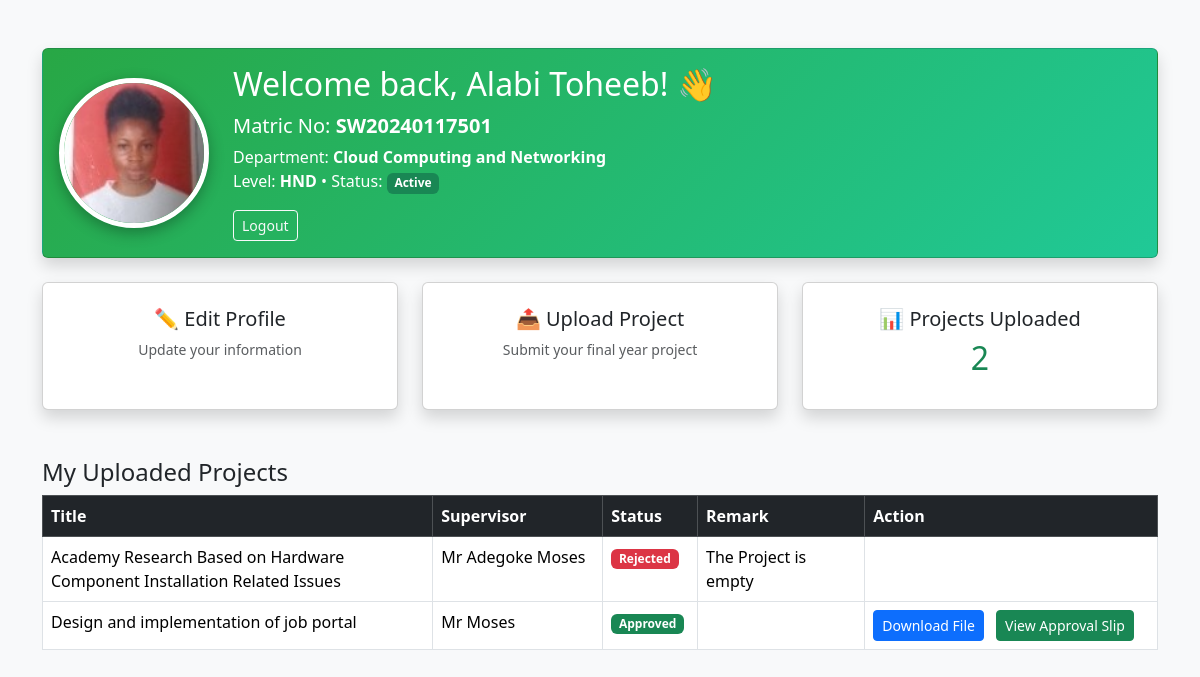
The page /student/dashboard.php (signed in) on the database its author committed.
### tables this page shows
CREATE TABLE IF NOT EXISTS `students` (
  `id` int NOT NULL AUTO_INCREMENT,
  `matric_no` varchar(20) DEFAULT NULL,
  `name` varchar(150) NOT NULL,
  `email` varchar(150) DEFAULT NULL,
  `contact` varchar(50) DEFAULT NULL,
  `session` varchar(20) NOT NULL,
  `address` text,
  `department_id` int NOT NULL,
  `password_hash` varchar(255) NOT NULL,
  `role` enum('student') DEFAULT 'student',
  `passport` varchar(255) DEFAULT NULL,
  `level` varchar(10) DEFAULT NULL,
  `nd_type` varchar(10) DEFAULT NULL,
  `pair_id` int DEFAULT NULL,
  `supervisor` varchar(100) DEFAULT NULL,
  `project_title` varchar(255) DEFAULT NULL,
  `approved` tinyint(1) DEFAULT '0',
  `created_at` timestamp NULL DEFAULT CURRENT_TIMESTAMP,
  PRIMARY KEY (`id`),
  UNIQUE KEY `matric_no` (`matric_no`),
  KEY `idx_matric_no` (`matric_no`),
  KEY `idx_email` (`email`),
  KEY `idx_pair` (`pair_id`)
);

CREATE TABLE IF NOT EXISTS `departments` (
  `id` int NOT NULL AUTO_INCREMENT,
  `name` varchar(100) NOT NULL,
  PRIMARY KEY (`id`),
  UNIQUE KEY `name` (`name`)
);

CREATE TABLE IF NOT EXISTS `projects` (
  `id` int NOT NULL AUTO_INCREMENT,
  `student_id` int NOT NULL,
  `title` varchar(255) NOT NULL,
  `file_path` varchar(255) NOT NULL,
  `upload_date` timestamp NULL DEFAULT CURRENT_TIMESTAMP,
  `status` enum('pending','approved','rejected') DEFAULT 'pending',
  `remark` varchar(150) DEFAULT NULL,
  `approved_at` timestamp NULL DEFAULT NULL,
  `source_code_path` varchar(255) DEFAULT NULL,
  `abstract` text,
  `supervisor` varchar(255) DEFAULT NULL,
  `uploaded_at` datetime DEFAULT CURRENT_TIMESTAMP,
  PRIMARY KEY (`id`),
  KEY `student_id` (`student_id`)
);

### student/dashboard.php (the view, shortened to what this page needs)
<?php
require_once '../includes/config.php';
$user_id = $_SESSION['user_id'];
$stmt = $pdo->prepare("
    SELECT s.*, d.name AS department_name
    FROM students s
    LEFT JOIN departments d ON s.department_id = d.id
    WHERE s.id = ?
");
$stmt->execute([$user_id]);
$student = $stmt->fetch();
$stmt = $pdo->prepare("SELECT * FROM projects WHERE student_id = ? ORDER BY upload_date DESC");
$stmt->execute([$user_id]);
$projects = $stmt->fetchAll();
?>
<!DOCTYPE html>
<html lang="en">
<head>
    <link href="https://cdn.jsdelivr.net/npm/bootstrap@5.3.3/dist/css/bootstrap.min.css" rel="stylesheet">
</head>
<body>
<div class="container mt-5">
    <div class="card welcome-card shadow mb-4">
        <div class="card-body d-flex align-items-center gap-4">
            <div class="text-center">
                <?php if (!empty($student['passport'])): ?>
                    <img src="uploads/passports/<?= htmlspecialchars($student['passport']) ?>"
                         class="passport-img"
                         alt="Passport"
                         onerror="this.onerror=null; this.src='https://via.placeholder.com/150?text=No+Photo';">
                <?php else: ?>
                    <div class="passport-img bg-secondary d-flex align-items-center justify-content-center text-white fs-1">
                        👤
                    </div>
                <?php endif; ?>
            </div>
            <div  >
                <h2>Welcome back, <?= htmlspecialchars($student['name'] ?? 'Student') ?>! 👋</h2>
                <p class="mb-1 fs-5">
                    Matric No: <strong><?= htmlspecialchars($student['matric_no'] ?? 'N/A') ?></strong>
                </p>
                <p>
                    Department: <strong><?= htmlspecialchars($student['department_name'] ?? 'Not Assigned') ?></strong><br>
                    Level: <strong><?= htmlspecialchars($student['level'] ?? 'N/A') ?></strong>
                    • Status: <span class="badge bg-success">Active</span>
                </p>
                   <div class=' bg-green text-white d-flex justify-content-right align-items-right'>
                 <a href="../logout.php" class="btn btn-outline-light btn-sm">Logout</a></div>
            </div>
        </div>
    </div>
    <div class="row g-4">
        <div class="col-md-4">
            <a href="edit_profile.php" class="text-decoration-none">
                <div class="card h-100 shadow text-center">
                    <div class="card-body py-4">
                        <h5>✏️ Edit Profile</h5>
                        <p class="text-muted small">Update your information</p>
                    </div>
                </div>
            </a>
        </div>
        <div class="col-md-4">
            <a href="project_upload.php" class="text-decoration-none">
                <div class="card h-100 shadow text-center">
                    <div class="card-body py-4">
                        <h5>📤 Upload Project</h5>
                        <p class="text-muted small">Submit your final year project</p>
                    </div>
                </div>
            </a>
        </div>
        <div class="col-md-4">
            <div class="card h-100 shadow text-center">
                <div class="card-body py-4">
                    <h5>📊 Projects Uploaded</h5>
                    <h2 class="text-success"><?= count($projects) ?></h2>
                </div>
            </div>
        </div>
    </div>
<h4 class="mt-5">My Uploaded Projects</h4>
<table class="table table-bordered">
    <thead class="table-dark">
        <tr>
            <th width="35%">Title</th>
            <th>Supervisor</th>
            <th>Status</th>
            <th width="15%">Remark</th>
            <th>Action</th>
        </tr>
    </thead>
    <tbody>
        <?php
        $stmt = $pdo->prepare("SELECT * FROM projects
                               WHERE student_id = ?
                               ORDER BY uploaded_at DESC");
        $stmt->execute([$_SESSION['user_id']]);
        while ($row = $stmt->fetch(PDO::FETCH_ASSOC)) {
            $downloadBtn = '';
            $confirmationBtn = '';
            if ($row['status'] === 'approved') {
                $downloadBtn = "<a href='{$row['file_path']}' class='btn btn-primary btn-sm me-2' download>
                                    <i class='bi bi-download'></i> Download File
                                </a>";
                $confirmationBtn = "<a href='confirmation-slip.php?project_id={$row['id']}'
                                    class='btn btn-success btn-sm'>
                                    <i class='bi bi-check-circle'></i> View Approval Slip
                                </a>";
            }
            $statusClass = $row['status'] === 'approved' ? 'success' :
                          ($row['status'] === 'rejected' ? 'danger' : 'warning');
            echo "<tr>
                    <td>{$row['title']}</td>
                    <td>{$row['supervisor']}</td>
                    <td>
                        <span class='badge bg-{$statusClass}'>
                            " . ucfirst(htmlspecialchars($row['status'])) . "
                        </span>
                    </td>
                    <td>" . htmlspecialchars($row['remark'] ?? '-') . "</td>
                    <td>
                        {$downloadBtn}
                        {$confirmationBtn}
                    </td>
                  </tr>";
        }
        ?>
    </tbody>
</table>
</div>
</body>
</html>

### student/dashboard.php (style rules this page uses)
body { background-color: #f8f9fa; min-height: 100vh; }
.welcome-card { background: linear-gradient(135deg, #28a745, #20c997); color: white; overflow: hidden; position: relative; }
.passport-img { width: 150px; height: 150px; object-fit: cover; border-radius: 50%; border: 5px solid white; box-shadow: 0 5px 15px rgba(0,0,0,0.3); }

### rows shown on the page
students: passport (picture), name "Alabi Toheeb", matric_no "SW20240117501", department.name "Cloud Computing and Networking", level "HND"
projects: title "Academy Research Based on Hardware Component Installation Related Issues", supervisor "Mr Adegoke Moses", status "Rejected", remark "The Project is empty"
projects: title "Design and implementation of job portal", supervisor "Mr Moses", status "Approved"

### other values the page prints
count($projects) "2"
